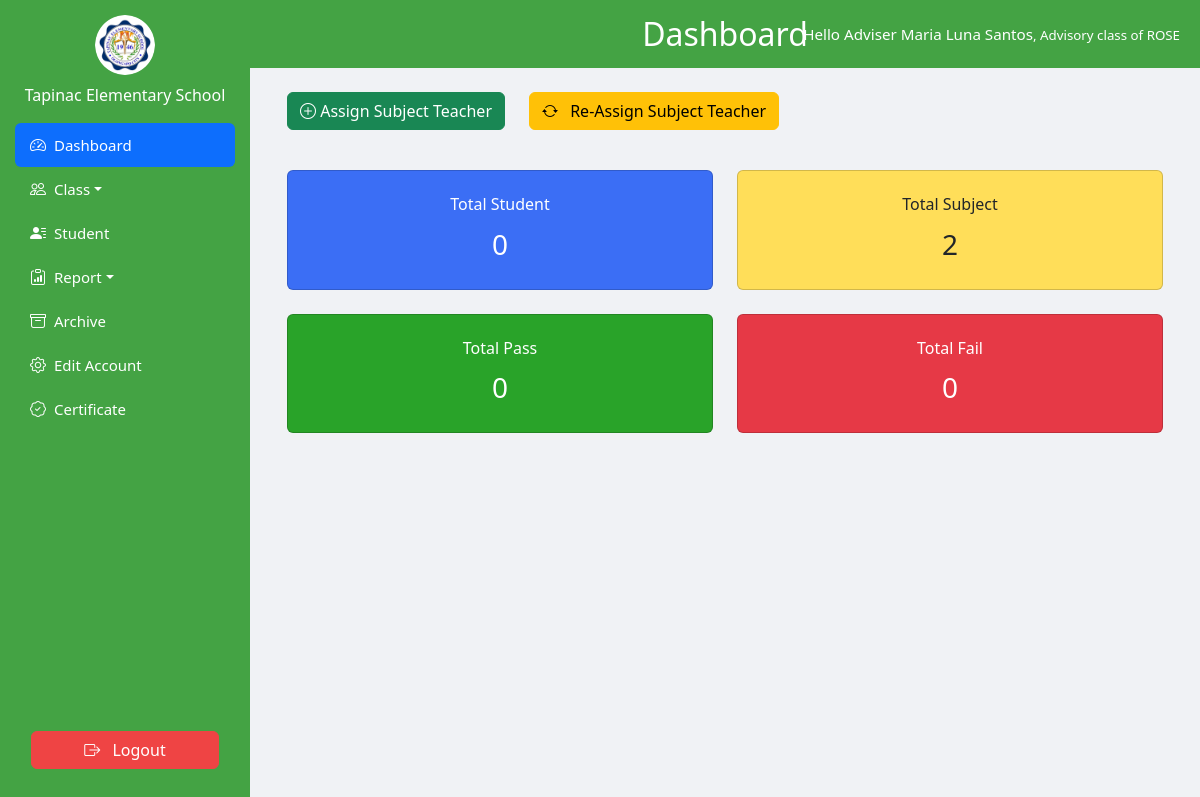
The app's page /views/adviser/dashboard.php (signed in), older data.
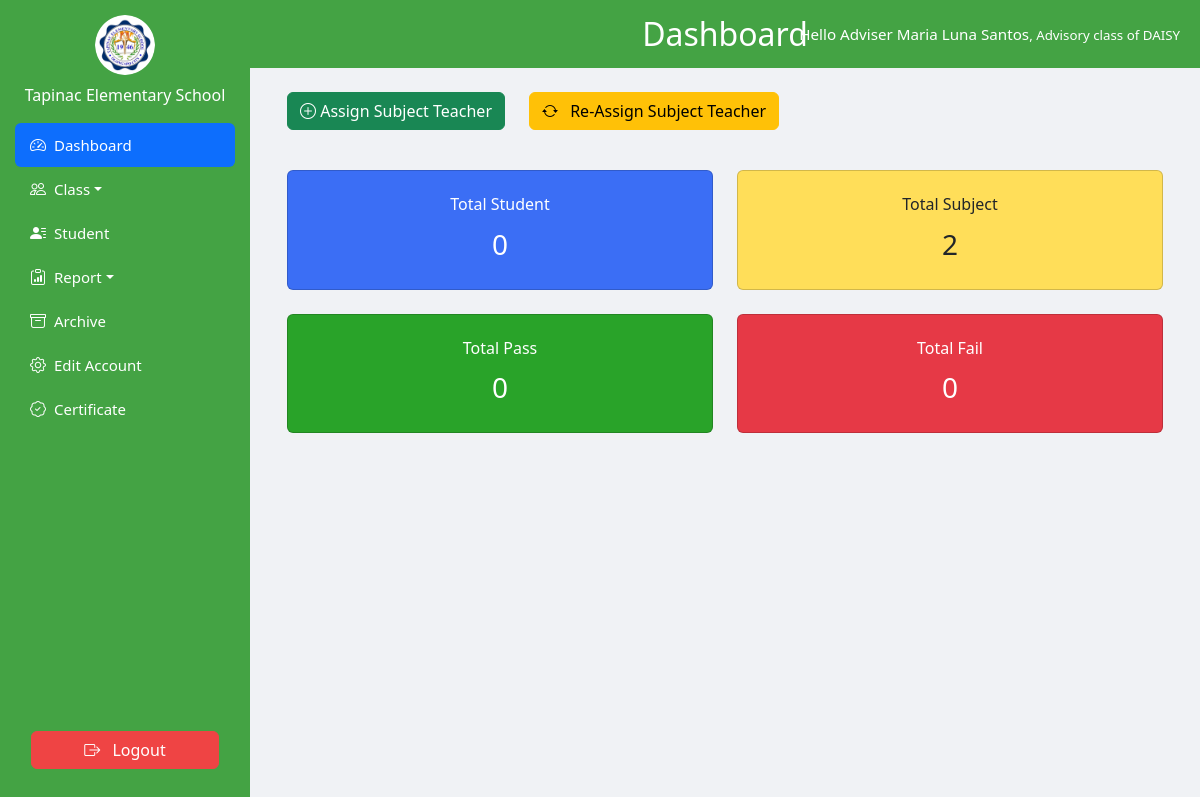
The same page, newer data.
### tables this page shows
CREATE TABLE `sections` (
  `id` int(11) NOT NULL,
  `grade_level_id` int(11) NOT NULL,
  `section_name` varchar(50) NOT NULL,
  `teacher_id` int(11) DEFAULT NULL
);

### views/adviser/dashboard.php (the view, shortened to what this page needs)
<?php
try {
    $pdo = new PDO('mysql:host=localhost;dbname=grading_system', 'root', '');
    $pdo->setAttribute(PDO::ATTR_ERRMODE, PDO::ERRMODE_EXCEPTION);
} catch (PDOException $e) {
    die("Database connection failed: " . $e->getMessage());
}
$totalSubjects = 0;
$userId = intval($_SESSION['user_id']);
$stmt = $pdo->query("SELECT COUNT(*) FROM subject_assignments WHERE teacher_id = " . $userId);
if ($stmt) {
    $count = $stmt->fetchColumn();
    $totalSubjects = ($count !== false) ? (int)$count : 0;
}
include '../../database/db_connection.php';
$section_name = null;
if (isset($conn) && $userId > 0) {
    $ps = $conn->prepare("SELECT id, grade_level_id, section_name FROM sections WHERE teacher_id = ?");
    $ps->bind_param("i", $userId);
    $ps->execute();
    $gres = $ps->get_result();
    if ($gres && $row = $gres->fetch_assoc()) {
        $section_name = $row['section_name'];
    }
}
?>
<!DOCTYPE html>
<html lang="en">
<head>
    <link href="https://cdn.jsdelivr.net/npm/bootstrap@5.3.0/dist/css/bootstrap.min.css" rel="stylesheet" />
    <link href="https://cdn.jsdelivr.net/npm/bootstrap-icons@1.10.5/font/bootstrap-icons.css" rel="stylesheet" />
    <link rel="stylesheet" href="../../assets/css/sidebar.css" />
    <link rel="stylesheet" href="../../assets/css/all_role_style/style.css" />
</head>
<body>
    <?php include '../../layoutnav/adviserbar.php'; ?>
    <div class="main-content">
        <div class="header-bar">
            <h2>Dashboard</h2>
            <?php if (isset($_SESSION['full_name'])):?>
            <span class="greeting">Hello Adviser <?= htmlspecialchars($_SESSION['full_name']); ?><small>, Advisory class of <?= htmlspecialchars($section_name) ?></small></span>
            <?php endif; ?>
        </div>
        <div class="container-fluid p-4" style="min-height: calc(100vh - 70px);">
            <div class="row g-4" style="max-width: 900px; margin: 0 auto;">
                <div class="row mb-3">
                    <div class="col-auto">
                        <button class="btn btn-success" data-bs-toggle="modal" data-bs-target="#assignSubjectTeacherModal">
                            <i class="bi bi-plus-circle"></i> Assign Subject Teacher
                        </button>
                    </div>
                    <div class="col-auto">
                        <button class="btn btn-warning reassign-subject-teacher-btn">
                            <i class="bi bi-arrow-repeat me-2"></i> Re-Assign Subject Teacher
                        </button>
                    </div>
                </div>
                <div class="col-12 col-md-6">
                    <div class="card text-white text-center" style="background-color: #3b6ef5;">
                        <div class="card-body p-4">
                            <h6 class="card-title">Total Student</h6>
                            <p class="card-text fs-3">0</p>
                        </div>
                    </div>
                </div>
                <div class="col-12 col-md-6">
                    <div class="card text-dark text-center" style="background-color: #ffde59;">
                        <div class="card-body p-4">
                            <h6 class="card-title">Total Subject</h6>
                            <p class="card-text fs-3"><?= $totalSubjects == 0 ? '0' : htmlspecialchars($totalSubjects) ?></p>
                        </div>
                    </div>
                </div>
                <div class="col-12 col-md-6">
                    <div class="card text-white text-center" style="background-color: #29a329;">
                        <div class="card-body p-4">
                            <h6 class="card-title">Total Pass</h6>
                            <p class="card-text fs-3">0</p>
                        </div>
                    </div>
                </div>
                <div class="col-12 col-md-6">
                    <div class="card text-white text-center" style="background-color: #e63946;">
                        <div class="card-body p-4">
                            <h6 class="card-title">Total Fail</h6>
                            <p class="card-text fs-3">0</p>
                        </div>
                    </div>
                </div>
            </div>
        </div>
    </div>
</body>
</html>

Row changes from the older to the newer data that the page shows:
no longer on this page (row edited): sections: section_name "ROSE"
now on this page (row edited): sections: section_name "DAISY"
